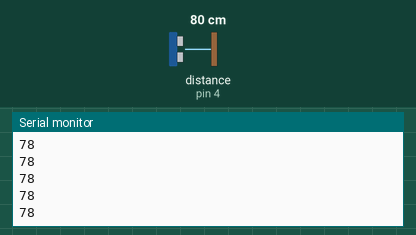
A sketch run on a simulated Arduino Uno, built with avr-gcc and run on an emulated ATmega328P. On the bench: the last lines printed to the serial monitor. Wiring (inferred from the names in the program): ultrasonic range finder: trigger pin 2; echo pin 4. The test bench sets the inputs (shaded band); at power-on: distance to the obstacle (sensor on pin 4) 80 cm. The echo pulse lasts 58.3 µs per cm.

Above: at 1.2 s.
1.3 s: distance to the obstacle (sensor on pin 4) set to 2 cm
At 2.4 s:
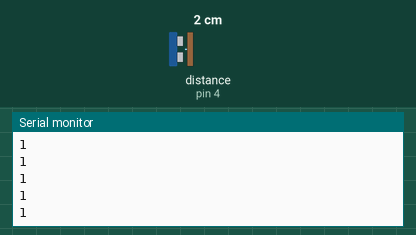
2.8 s: distance to the obstacle (sensor on pin 4) set to 4 cm
At 3.4 s:
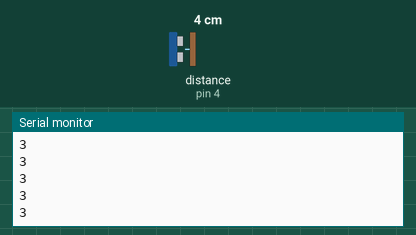
Timing chart, 0 to 5.8 s (numbered marks = the images above; inputs shaded):
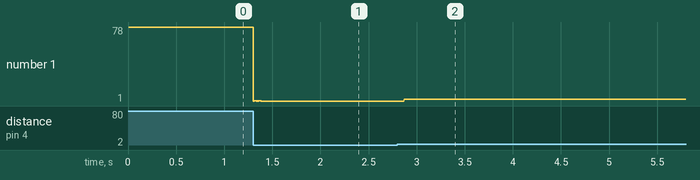

Measured:
- after the input at 1.3 s, the serial monitor: prints a new line at once (image 1)
- after the input at 2.8 s, the serial monitor: prints a new line after 0.07 s (image 2)
- plotted number 1: 78 → 1 after the input at 1.3 s, 1 → 3 after the input at 2.8 s

The sketch:

sketch_nov21a.ino
```cpp
int eco = 4; // se aclara para nosotros en que pin va a estar el eco del ultrasonido //
int trig = 2;
int tiempopulso; // Lo usamos para contar los microsegundos que pasan desde que se emitio la onda hasta que volvio //
int distancia;

void setup() {
  // put your setup code here, to run once:
pinMode ( eco, INPUT);
pinMode ( trig, OUTPUT);
Serial.begin(9600); // Imprime todos los datos que queremos imprimir a traves de la pc //
// se establece una velocidad de 9600 bit por segundo para que no se pisen ( arduino y pc) //
//en la transferencia de datos ( se ponen de acuerdo ) //

}

void loop() {
  // put your main code here, to run repeatedly:
digitalWrite( trig, HIGH);
delayMicroseconds (10); // El segundo se divide en 10.000 partes en vez de 1.000 //
digitalWrite (trig , LOW);

tiempopulso = pulseIn (eco , HIGH);  // pulseIn funcion que simplifica lineas de codigo, le dice al arduino que //
// tome el tiempo entre una funcion y otra,  que tome el tiempo hasta que haya un cambio de estado en //
// la variable que le pusimos //

distancia = 0.034 / 2 * tiempopulso; // Formula/Funcion de Fisica (de sonido) utilizada para saber la distancia //
// en la que fue y volvio el sonido, con esta funcion le decimos al arduino que en ves de darnos //
// el tiempo, que nos de la distancia //
// 0.034 es la distancia que recorre el sonido en el tiempo que le estamos diciendo (tiempopulso), y //
// dividido por dos ya que va y vuelve //

Serial.println (distancia);

}
```
